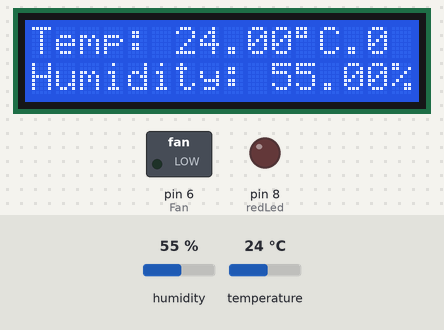
Simulated run of this sketch. Board: Arduino Uno, built with avr-gcc and run on an emulated ATmega328P. On the bench: 16×2 character LCD, switched loads named in the sketch (green lamp = pin HIGH), output pins drawn as LEDs (lit = HIGH). The test bench sets the inputs (shaded band); at power-on: temperature 24 °C, humidity 55 %. What the sketch prints to the serial monitor is not drawn.

Above: at 1.2 s.
1.3 s: temperature set to 28 °C
At 3.5 s:
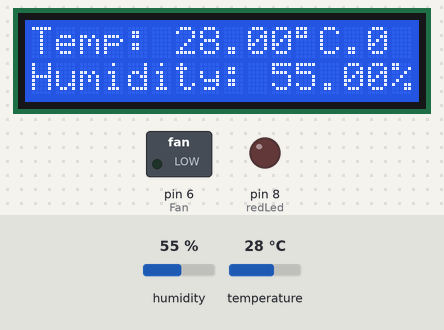
4.0 s: temperature set to 31 °C
At 5.7 s:
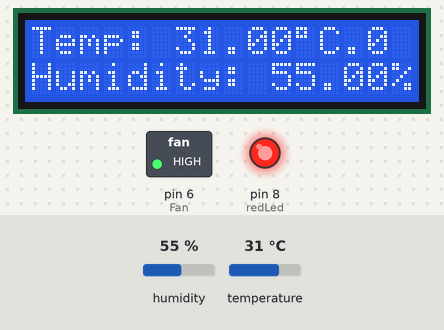
6.7 s: humidity set to 22 %
At 8.9 s:
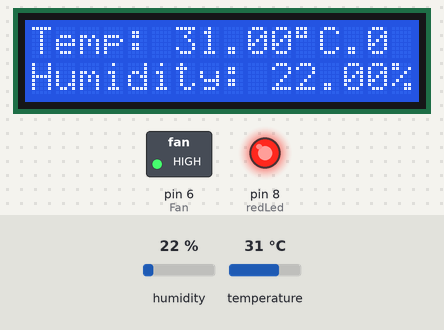
9.7 s: humidity set to 40 %
At 11.4 s:
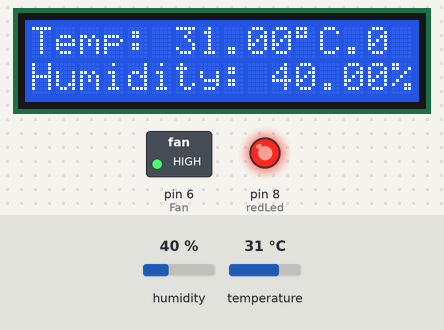
Timing chart, 0 to 12.9 s (numbered marks = the images above; inputs shaded):
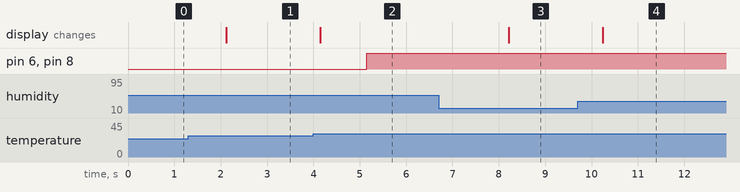

Measured:
- the behaviour switches between 29 and 30 °C on temperature (found by bisection; images 1 and 2)
- after the input at 1.3 s, the display: changes after 0.82 s (image 1)
- after the input at 4.0 s, pin 6 (Fan), pin 8 (redLed): LOW → HIGH after 1.2 s; the display: changes after 0.15 s (image 2)
- after the input at 6.7 s, the display: changes after 1.5 s (image 3)
- after the input at 9.7 s, the display: changes after 0.54 s (image 4)

The sketch:

CitHack_2.ino
```cpp
#include <dht.h>
#include <LiquidCrystal.h>

dht DHT;

LiquidCrystal lcd(12,11,5,4,3,2) ;

#define DHT11_PIN 7
int Fan = 6; // Tie the led to pin 6
int SensorValue = 7;
int safeTemp = 30;
int redLed = 8 ;

void setup(){
  lcd.begin (16,2);
  lcd.print ("Smart Tank v1.0");
  Serial.begin(9600);
  pinMode(SensorValue, INPUT); //set the button pin as INPUT
  pinMode(Fan, OUTPUT); //set the Fan pin as OUTPUT
  pinMode(redLed, OUTPUT);

}

void loop()
{

  int chk = DHT.read11(DHT11_PIN);

  lcd.setCursor(0,0);
  lcd.print("Temp: ");
  lcd.print(DHT.temperature);
  lcd.print((char)223);
  lcd.print("C");
  lcd.setCursor(0,1);
  lcd.print("Humidity: ");
  lcd.print(DHT.humidity);
  lcd.print("%");
  delay(1000);

  Serial.print("Temperature in Degrees Celsius = ");
  Serial.println(DHT.temperature);
  Serial.print("Percent Humidity = ");
  Serial.println(DHT.humidity);


    //Read the state of sensor
  if (safeTemp <= DHT.temperature )
  {
    digitalWrite(Fan, HIGH); //Turn on the fan to cool the water
    digitalWrite(redLed, HIGH);

  }
  else
  {
    digitalWrite(Fan, LOW);
    digitalWrite(redLed, LOW);
    }
delay(1000);

}
```
